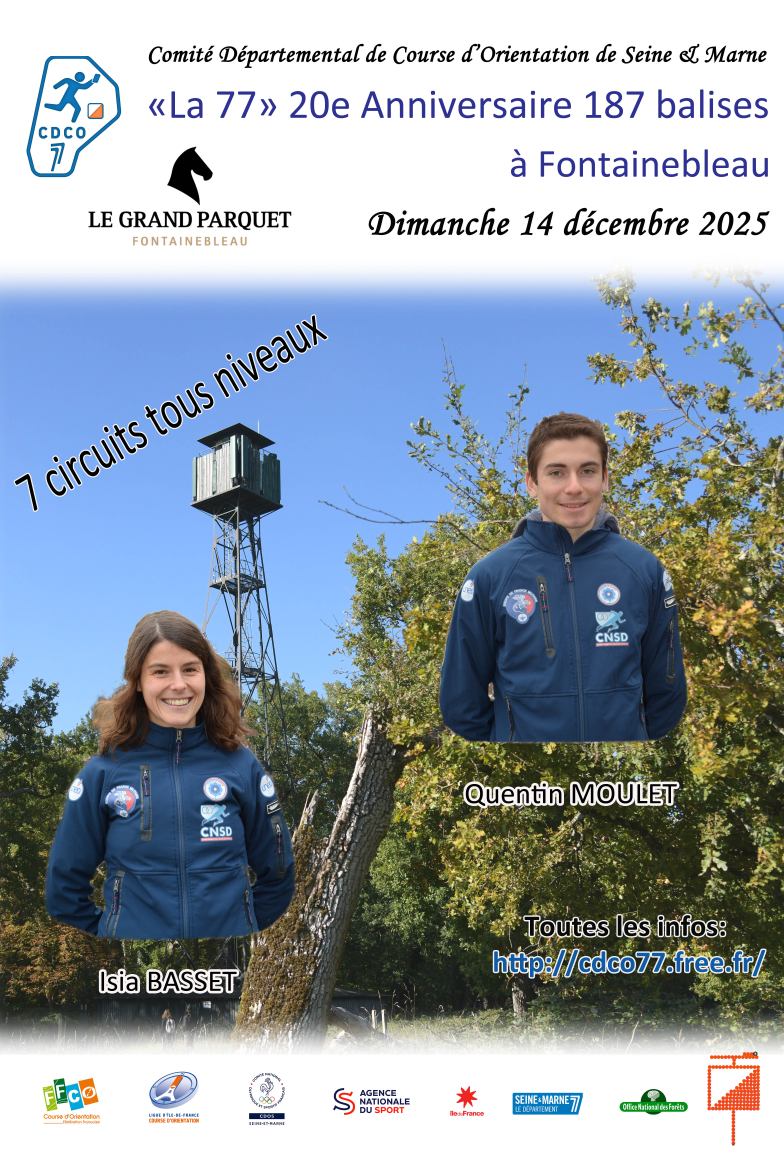
#> input picture attachements/2025/12_25_la_77/images/FLYER V5.jpg, 3920 x 5776 px (shown at 1/5 size); its folder holds only this picture in this run
$ python create_thumbnails.py
#> lines starting #> are read from the running program, lines starting #| are printed output that depends on the picture
#!/usr/bin/env python3
"""
Script pour créer des thumbnails optimisées pour la galerie d'art.
Génère des versions redimensionnées des images pour améliorer les performances.
"""

import os
from PIL import Image
import sys

def create_thumbnail(input_path, output_path, max_width=800, quality=85):
    """
    Crée un thumbnail d'une image avec une largeur maximale donnée.

    Args:
        input_path: Chemin vers l'image originale
        output_path: Chemin de sortie pour le thumbnail
        max_width: Largeur maximale du thumbnail (défaut: 800px)
        quality: Qualité JPEG (défaut: 85)
    """
#> called with input_path = 'images/FLYER V5.jpg', output_path = 'images/thumbnails/thumb_FLYER V5.jpg', max_width = 800, quality = 85
    try:
        with Image.open(input_path) as img:
            # Convertir en RGB si nécessaire (pour éviter les erreurs avec certains formats)
#> img is the input picture: PIL image 3920x5776 RGB; mean R, G, B 146.7, 157.9, 167.2
            if img.mode in ('RGBA', 'LA', 'P'):
                img = img.convert('RGB')

            # Calculer les nouvelles dimensions en gardant le ratio
            width, height = img.size
#> width = 3920; height = 5776
            if width > max_width:
                ratio = max_width / width
#> ratio = 0.204
                new_width = max_width
                new_height = int(height * ratio)
#> new_height = 1178

                # Redimensionner avec un algorithme de haute qualité
                img_resized = img.resize((new_width, new_height), Image.Resampling.LANCZOS)
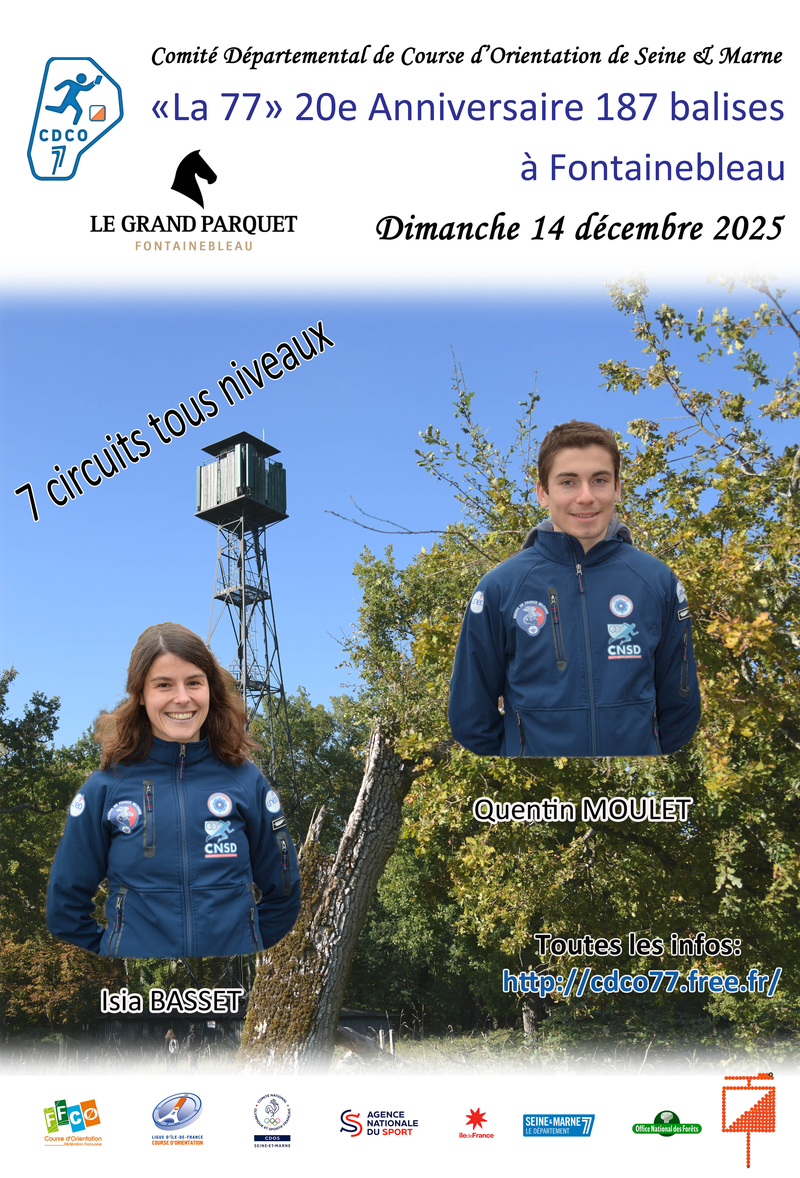
#> img_resized: PIL image 800x1178 RGB; mean R, G, B 146.6, 157.9, 167.2
            else:
                # Si l'image est déjà plus petite, on la garde telle quelle
                img_resized = img

            # Sauvegarder le thumbnail
            img_resized.save(output_path, 'JPEG', quality=quality, optimize=True)
            print(f"✓ Thumbnail créé: {os.path.basename(output_path)} ({img_resized.size[0]}x{img_resized.size[1]})")
#| ✓ Thumbnail créé: thumb_FLYER V5.jpg (800x1178)

    except Exception as e:
        print(f"✗ Erreur avec {input_path}: {e}")

def main():
    """Fonction principale pour créer tous les thumbnails."""

    # Dossiers
    images_dir = "images"
    thumbnails_dir = os.path.join(images_dir, "thumbnails")

    # Créer le dossier thumbnails s'il n'existe pas
    os.makedirs(thumbnails_dir, exist_ok=True)

    # Liste des images à traiter
    image_files = ["FLYER V5.jpg"]

    print("🖼️  Création des thumbnails pour la galerie d'art...")
    print(f"📁 Dossier de sortie: {thumbnails_dir}")
    print("-" * 50)

    created_count = 0
    total_count = len(image_files)

    for image_file in image_files:
        input_path = os.path.join(images_dir, image_file)
        output_path = os.path.join(thumbnails_dir, f"thumb_{image_file}")

        if os.path.exists(input_path):
            create_thumbnail(input_path, output_path, max_width=800, quality=85)
            created_count += 1
        else:
            print(f"⚠️  Image non trouvée: {image_file}")

    print("-" * 50)
    print(f"✅ Terminé! {created_count}/{total_count} thumbnails créés.")

    if created_count > 0:
        print("\n📝 Prochaines étapes:")
        print("   1. Les thumbnails sont dans le dossier images/thumbnails/")
        print("   2. Le fichier galerie.html va être mis à jour automatiquement")
        print("   3. Les modales continueront d'afficher les images haute résolution")

if __name__ == "__main__":
    try:
        main()
    except KeyboardInterrupt:
        print("\n❌ Opération annulée par l'utilisateur.")
        sys.exit(1)
    except Exception as e:
        print(f"\n❌ Erreur inattendue: {e}")
        sys.exit(1)
